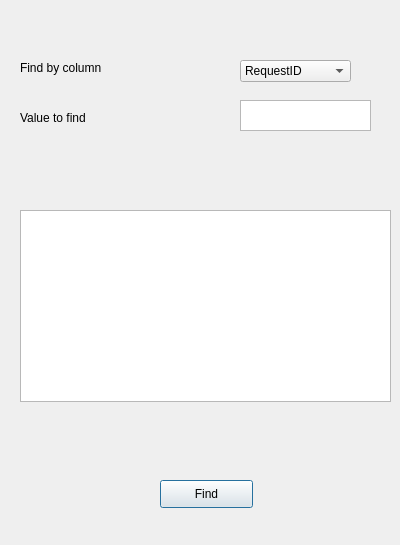
<?xml version="1.0" encoding="UTF-8"?>
<ui version="4.0">
 <class>FindTakeoffDialog</class>
 <widget class="QDialog" name="FindTakeoffDialog">
  <property name="geometry">
   <rect>
    <x>0</x>
    <y>0</y>
    <width>400</width>
    <height>545</height>
   </rect>
  </property>
  <property name="windowTitle">
   <string>Dialog</string>
  </property>
  <widget class="QComboBox" name="comboBoxColumn">
   <property name="geometry">
    <rect>
     <x>240</x>
     <y>60</y>
     <width>111</width>
     <height>22</height>
    </rect>
   </property>
   <item>
    <property name="text">
     <string>RequestID</string>
    </property>
   </item>
   <item>
    <property name="text">
     <string>FlightID</string>
    </property>
   </item>
   <item>
    <property name="text">
     <string>PersonnelID</string>
    </property>
   </item>
   <item>
    <property name="text">
     <string>WaitingTime</string>
    </property>
   </item>
   <item>
    <property name="text">
     <string>StatusID</string>
    </property>
   </item>
  </widget>
  <widget class="QTextEdit" name="textEditValue">
   <property name="geometry">
    <rect>
     <x>240</x>
     <y>100</y>
     <width>131</width>
     <height>31</height>
    </rect>
   </property>
  </widget>
  <widget class="QTableWidget" name="tableWidget">
   <property name="geometry">
    <rect>
     <x>20</x>
     <y>210</y>
     <width>371</width>
     <height>192</height>
    </rect>
   </property>
  </widget>
  <widget class="QPushButton" name="pushButton">
   <property name="geometry">
    <rect>
     <x>160</x>
     <y>480</y>
     <width>93</width>
     <height>28</height>
    </rect>
   </property>
   <property name="text">
    <string>Find</string>
   </property>
  </widget>
  <widget class="QLabel" name="label">
   <property name="geometry">
    <rect>
     <x>20</x>
     <y>60</y>
     <width>81</width>
     <height>16</height>
    </rect>
   </property>
   <property name="text">
    <string>Find by column</string>
   </property>
  </widget>
  <widget class="QLabel" name="label_2">
   <property name="geometry">
    <rect>
     <x>20</x>
     <y>110</y>
     <width>71</width>
     <height>16</height>
    </rect>
   </property>
   <property name="text">
    <string>Value to find</string>
   </property>
  </widget>
 </widget>
 <resources/>
 <connections/>
</ui>
